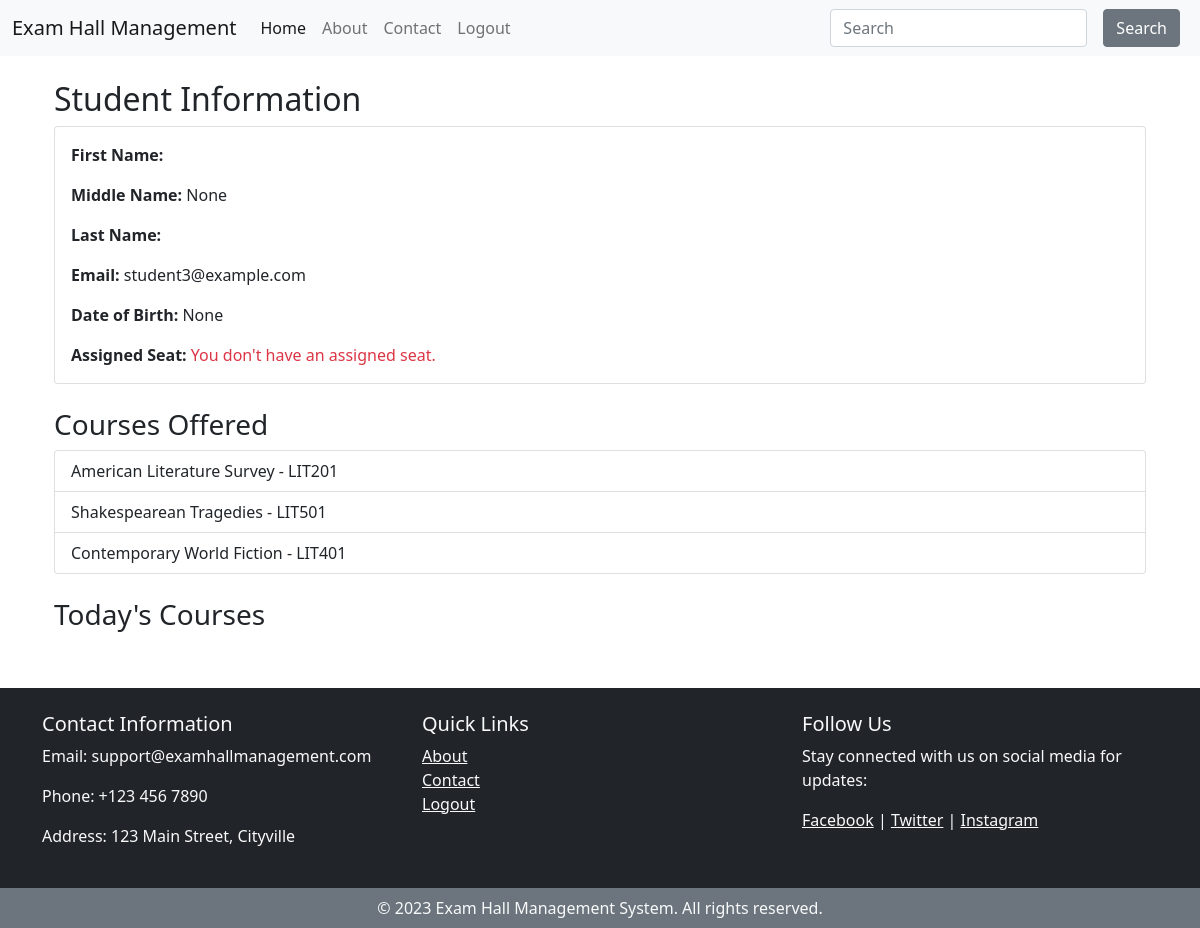
The page /main/student-seat/ (signed in) on the database its author committed.
### accounts/models.py (models this page shows, shortened)
class CustomUser(AbstractUser):
    email = models.EmailField(unique=True)
    first_name = models.CharField(max_length=30)
    middle_name = models.CharField(max_length=30, blank=True, null=True)
    last_name = models.CharField(max_length=30)
    date_of_birth = models.DateField(null=True, blank=True)
    user_type = models.CharField(max_length=20, verbose_name="User Type")
    slug = models.SlugField(unique=True, blank=True, null=True)
    objects = CustomUserManager()

### main/models.py (models this page shows)
class Course(models.Model):
    name = models.CharField(max_length=100)
    code = models.CharField(max_length=8)
    department = models.ForeignKey(Department, on_delete=models.CASCADE)
    def __str__(self):
        return f"{self.name}"

### main/views.py (the view)
# urls.py: path('student-seat/', StudentSeatView.as_view(), name='student_seat'),
class StudentSeatView(LoginRequiredMixin, TemplateView):
    template_name = 'main/student_seat.html'
    def get_context_data(self, **kwargs):
        context = super().get_context_data(**kwargs)
        student = None
        student_courses = None
        assigned_seat = None
        if self.request.user.is_authenticated and self.request.user.user_type == "Student":
            student = get_object_or_404(Student, id=self.request.user.id)
            student_courses = student.get_courses()
            student_today_courses = student.get_today_courses()
            assigned_seat = Seat.objects.filter(student=student).first()
        context['student'] = student
        context['student_courses'] = student_courses
        context['student_today_courses'] = student_today_courses
        context['assigned_seat'] = assigned_seat
        return context

### accounts/models.py (called while the page is built)
    def get_today_courses(self):
        today_courses = get_today_courses()
        courses_offered = self.get_courses()
        print("All offers: ", courses_offered)
        print("Today courses: ", today_courses)
        courses = [course for course in today_courses if course in courses_offered]
        print(courses)
        return courses

    def get_courses(self):
        courses_offered = []
        all_offers = self.offer.all()
        for offer in all_offers:
            courses_offered.append(offer.course)
        return courses_offered

### main/utils.py (called while the page is built)
def get_today_courses():
    today_date = timezone.now().date()
    today_timetable_entries = TimeTable.objects.filter(exam_date=today_date)
    courses_today = [timetable_entry.course for timetable_entry in today_timetable_entries]
    return courses_today

### main/templates/main/student_seat.html (shortened to what this page needs)
{% extends 'base.html' %}
{% block content %}
  <div class="container mt-4">
    <h2>Student Information</h2>
    <div class="card">
      <div class="card-body">
        <p class="card-text"><strong>First Name:</strong> {{ student.first_name }}</p>
        <p class="card-text"><strong>Middle Name:</strong> {{ student.middle_name }}</p>
        <p class="card-text"><strong>Last Name:</strong> {{ student.last_name }}</p>
        <p class="card-text"><strong>Email:</strong> {{ student.email }}</p>
        <p class="card-text"><strong>Date of Birth:</strong> {{ student.date_of_birth }}</p>
        <p class="card-text"><strong>Assigned Seat:</strong>
            {% if assigned_seat %}
                <span  class="text-success">Your assigned seat is at position ({{ assigned_seat.position_x }}, {{ assigned_seat.position_y }}) in hall {{ assigned_seat.hall }}</span>
            {% else %}
                <span class="text-danger">You don't have an assigned seat.</span>
            {% endif %}
      </div>
    </div>
    <h3 class="mt-4">Courses Offered</h3>
    <ul class="list-group">
        {% if student_courses %}
            {% for course in student_courses %}
                <li class="list-group-item">{{ course.name }} - {{ course.code }}</li>
            {% endfor %}
        {% endif %}
    </ul>
    <h3 class="mt-4">Today's Courses</h3>
  </div>
{% endblock %}

### rows shown on the page
CustomUser: middle_name "None", email "student3@example.com", date_of_birth "None"
Course: name "American Literature Survey", code "LIT201"
Course: name "Shakespearean Tragedies", code "LIT501"
Course: name "Contemporary World Fiction", code "LIT401"
